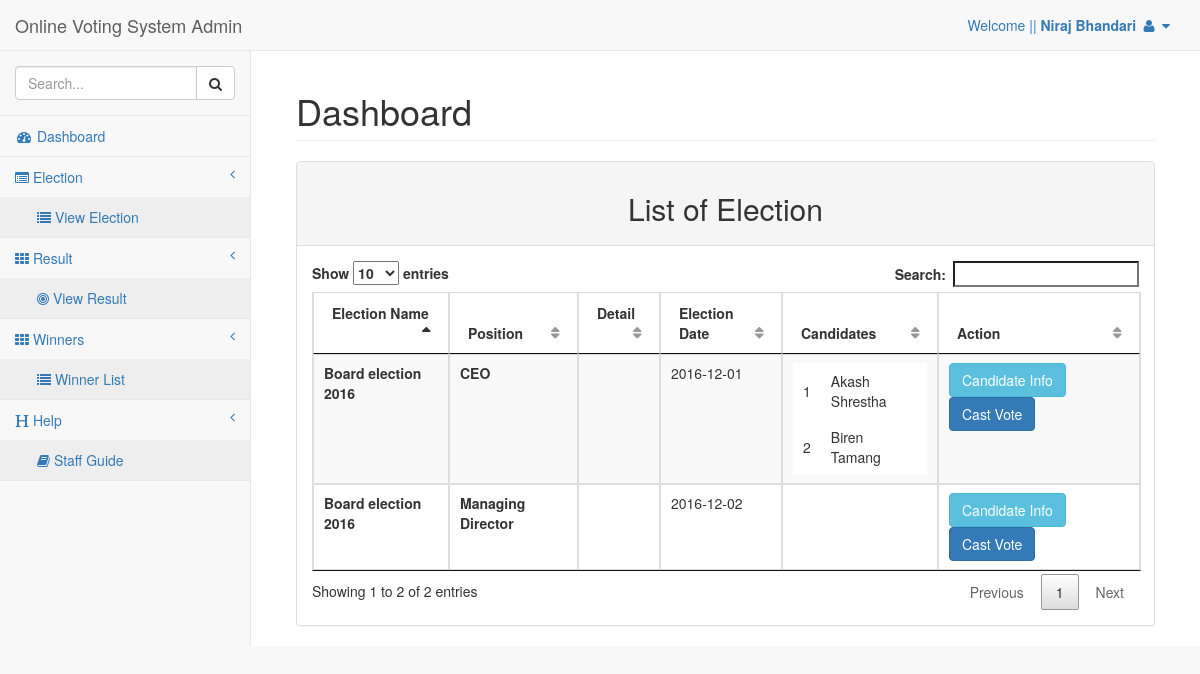
Page /election_list.php (signed in) on the committed database.
### tables this page shows
CREATE TABLE `tbl_election_name` (
  `Id` int(11) NOT NULL,
  `Name` varchar(60) NOT NULL
);

CREATE TABLE `tbl_election` (
  `Election_Id` int(11) NOT NULL,
  `Position` varchar(60) NOT NULL,
  `Detail` text,
  `Date` date NOT NULL,
  `Parent_Id` int(11) NOT NULL
);

CREATE TABLE `tbl_candidate` (
  `Candidate_Id` int(11) NOT NULL,
  `Name` varchar(60) NOT NULL,
  `Election_Id` int(11) NOT NULL,
  `Email` varchar(100) NOT NULL,
  `Detail` text,
  `Photo` varchar(255) NOT NULL,
  `Parent_Id` int(11) NOT NULL
);

### admin/class/election.php (called while the page is built, shortened)
<?php
require_once('database.php');
class Election extends database{
  function selectAllElection(){
    $sql = "Select * from tbl_election";
    return $this->select($sql);
  }
  function selectName(){
    $sql = "Select * from tbl_election_name ";
    return $this->select($sql);
  }
}
?>

### admin/class/database.php (called while the page is built, shortened)
<?php
 class Database {
 	var $conn;
 	function connect(){
 	 $this->conn = new mysqli('localhost','root','','db_election');
 	}
 	function select($sql){
 	 $res = $this->conn->query($sql);
 	 $data = array();
 	 if ($res->num_rows > 0) {
 	 	while ($sdata = $res->fetch_object()) {
 	 		array_push($data, $sdata);
 	 	}
 	 }
 	 return $data;
 	}
 }
?>

### admin/class/candidate.php (called while the page is built, shortened)
<?php
require_once('database.php');
 Class Candidate extends Database{
   function selectAllCandidate(){
   	$sql = "Select * from tbl_candidate ";
   	return $this->select($sql);
   }
 }
?>

### election_list.php (the view, shortened to what this page needs)
<?php
 require_once('include/header.php');
?>
<?php
 require_once('admin/class/election.php');
 $election = new Election();
 $electName = $election->selectName();
 $electData = $election->selectAllElection();
 require_once('admin/class/candidate.php');
 $candidate = new Candidate();
 $canData = $candidate->selectAllCandidate();
?>
<div id="page-wrapper">
            <div class="container-fluid">
                <div class="row">
                    <div class="col-lg-12">
                        <h1 class="page-header">Dashboard</h1>
                    </div>
                </div>
                 <div class="row">
                <div class="col-lg-12">
                    <div class="panel panel-default">
                        <div class="panel-heading" align="center">
                          <h2>List of Election</h2>
                        </div>
                        <div class="panel-body">
                            <div class="dataTable_wrapper">
                                <table width="100%" class="table table-striped table-bordered table-hover" id="viewtable">
                                    <thead>
                                        <tr>
                                            <th>Election Name</th>
                                            <th>Position</th>
                                            <th>Detail</th>
                                            <th>Election Date</th>
                                            <th>Candidates</th>
                                            <th>Action</th>
                                        </tr>
                                    </thead>
                                    <tbody>
                                  <?php
                                    foreach ($electData as $ed) { ?>
                                     <tr>
                                      <td><b><?php  foreach ($electName as $en) {
                                            if ($en->Id == $ed->Parent_Id) {
                                                echo $en->Name;
                                            } }  ?></b></td>
                                     	<td><b><?php echo $ed->Position;?></b> </td>
                                     	<td><?php echo $ed->Detail; ?></td>
                                     	<td><?php echo $ed->Date; ?></td>
                                     	 <td><table>
                                        <?php $i=1;
                                          foreach ($canData as $cd) {
                                          if ($cd->Election_Id == $ed->Election_Id) { ?>
                                           <tr>
                                           <td><?php echo $i; ?></td> <td><?php echo $cd->Name; ?></td>
                                         </tr>
                                        <?php $i++; }
                                          }
                                        ?>
                                      </table></td>
                                     	<td><a href="view_candidate.php?id=<?php echo $ed->Election_Id; ?>" class="btn btn-info">Candidate Info</a>
                                      <a href="cast_vote.php?id=<?php echo $ed->Election_Id; ?>" class="btn btn-primary"  >Cast Vote</a></td>
                                     </tr>
                                  <?php  }
                                  ?>
                                    </tbody>
                                </table>
                            </div>
                        </div>
                    </div>
                </div>
            </div>
            </div>
        </div>
<?php require_once "include/footer.php";?>

### rows in the picture
tbl_election: Position "CEO", Date "2016-12-01"
tbl_election_name: Name "Board election 2016"
tbl_candidate: Name "Akash Shrestha"
tbl_candidate: Name "Biren Tamang"
tbl_election: Position "Managing Director", Date "2016-12-02"

### other values in the picture
$_SESSION ['name'] "Niraj Bhandari"
